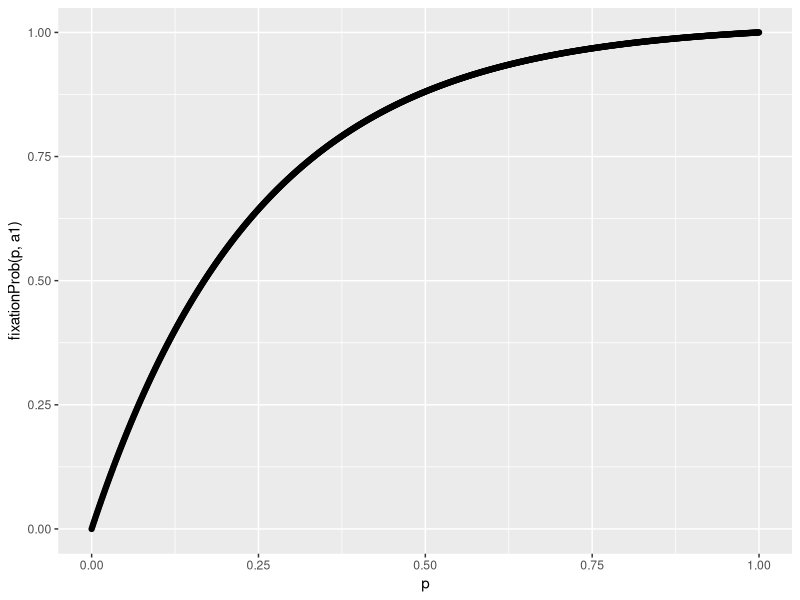
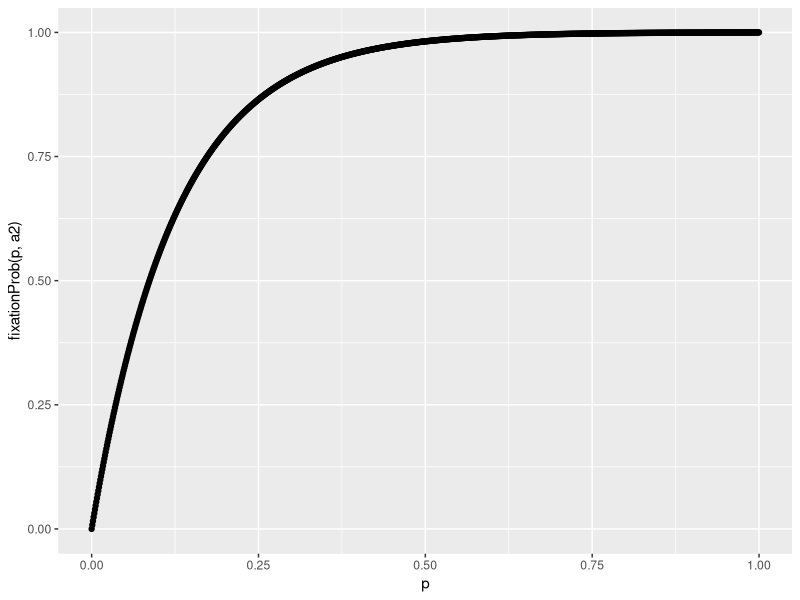
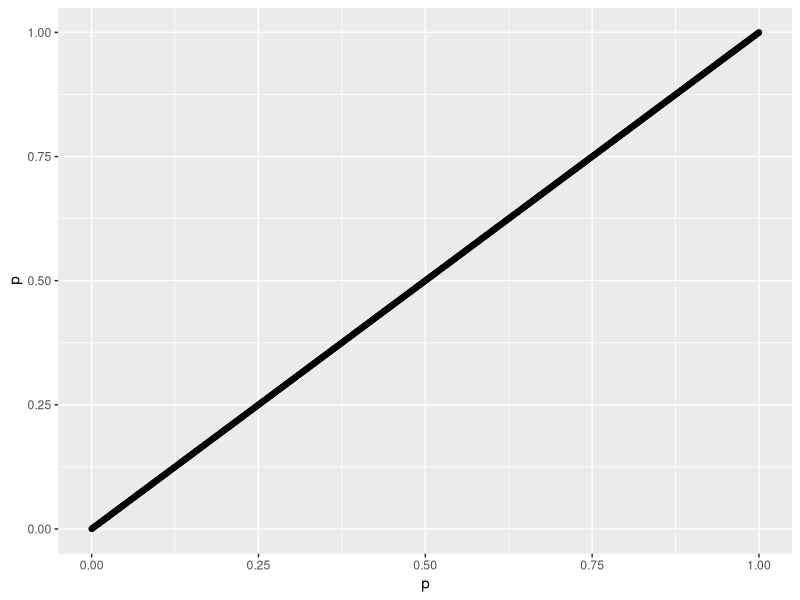
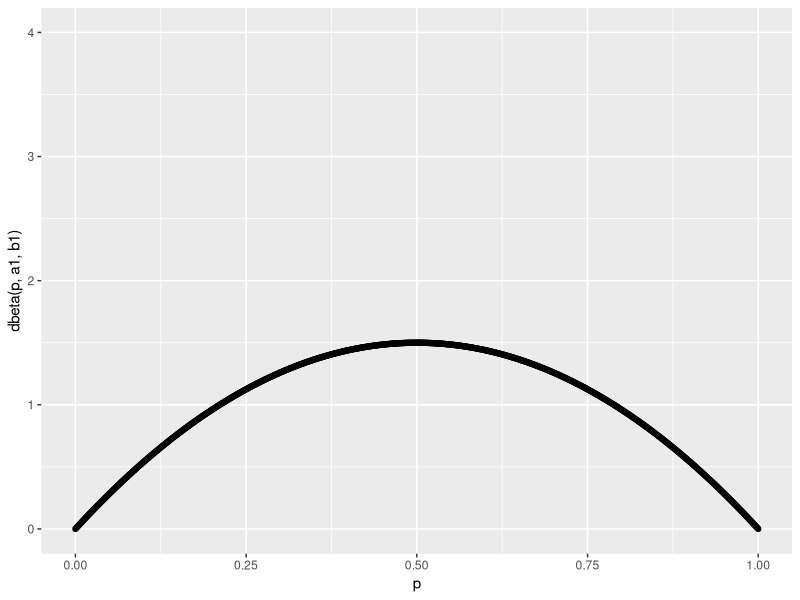
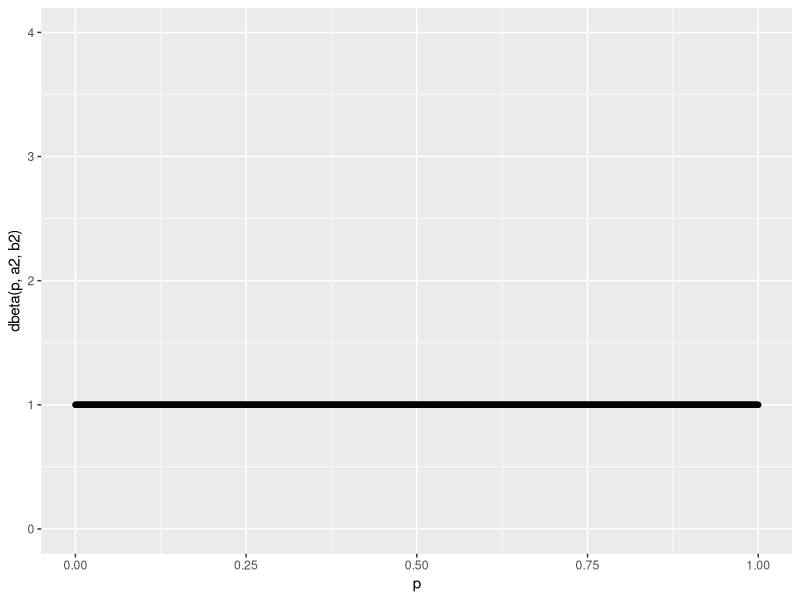
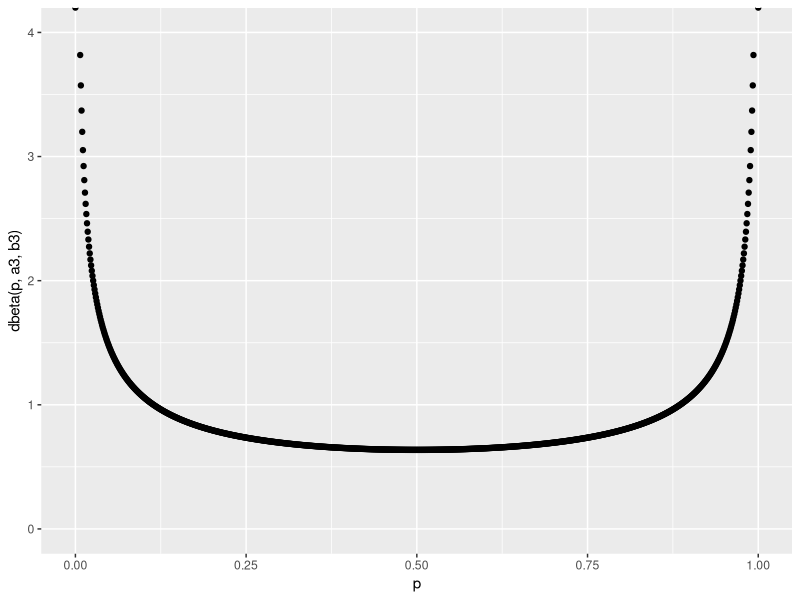
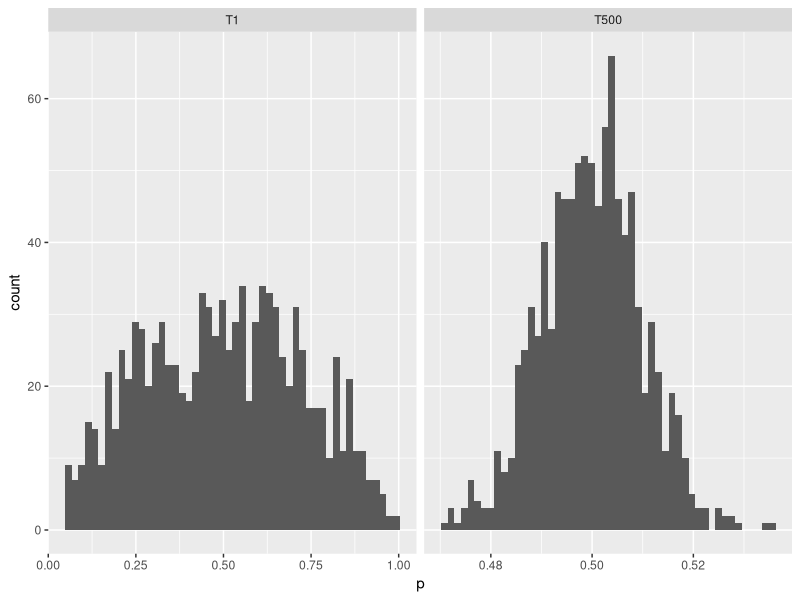
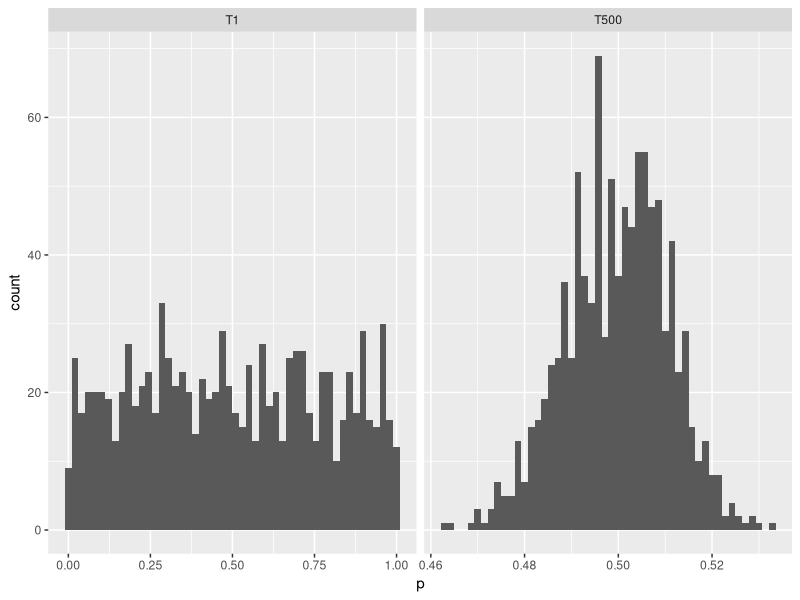

Write R code to recreate these figures, in order.
## ---- chunk 1
library(ggplot2)
library(dplyr)
library(tidyr)

set.seed(10)
## ---- chunk 2
getNextGenSelection <- function(p, popsize, s) {
  psi <- (1+s)*p/(s*p+1) # adjust p by selection coefficent
  return(rbinom(length(p), popsize, psi)/popsize)
}

makeWFSelection <- function(p, s, ngenerations, popsize, reps) {
  pop <- matrix(0, nrow=reps, ncol=ngenerations)
  pop[,1] <- rep(p, reps)

  for (i in 2:ngenerations) {
    pop[,i] <- getNextGenSelection(pop[,i-1], popsize, s)
  }
  return(pop)
}
## ---- chunk 3
N <- 2000
reps <- 1000
ngenerations <- 20000
s1 <- .0005
s2 <- .001
p <- .2
## ---- chunk 4
# simulate populations
wfpop1 <- makeWFSelection(p, s1, ngenerations, 2*N, reps)
wfpop2 <- makeWFSelection(p, s2, ngenerations, 2*N, reps)
## ---- chunk 5
mean(wfpop1[,ngenerations] == 1)
mean(wfpop2[,ngenerations] == 1)
## ---- chunk 6
fixationProb <- function(x, a) {
  return( (1-exp(-2*a*x))/(1-exp(-2*a)) )
}
## ---- chunk 7
N <- 2000
s1 <- .0005
s2 <- .001

a1 <- 2*N*s1
a2 <- 2*N*s2
p <- seq(0,1,.001)
## ---- chunk 8
qplot(p, fixationProb(p, a1))
qplot(p, fixationProb(p, a2))
qplot(p, p)
## ---- chunk 9
fixationProb(.2, a1)
fixationProb(.2, a2)
## ---- chunk 10
N <- 2500
u1 <- .0002
v1 <- .0002
u2 <- .0001
v2 <- .0001
u3 <- .00005
v3 <- .00005

p <- seq(0,1,.001)
## ---- chunk 11
a1 <- 4*N*u1
b1 <- 4*N*v1
qplot(p, dbeta(p, a1, b1), ylim=c(0,4))

a2 <- 4*N*u2
b2 <- 4*N*v2
qplot(p, dbeta(p, a2, b2), ylim=c(0,4))

a3 <- 4*N*u3
b3 <- 4*N*v3
qplot(p, dbeta(p, a3, b3), ylim=c(0,4))
## ---- chunk 12
getNextGenMutation <- function(p, popsize, u, v) {
  psi <- p - p*popsize*u + (1-p)*popsize*v # adjust p by mutation rate
  return(rbinom(length(p), popsize, psi)/popsize)
}

makeWFMutation <- function(p, u, v, ngenerations, popsize, reps) {
  pop <- matrix(0, nrow=reps, ncol=ngenerations)
  a <- 4*popsize*u
  b <- 4*popsize*v
  pop[,1] <- rbeta(reps, a, b)

  for (i in 2:ngenerations) {
    pop[,i] <- getNextGenMutation(pop[,i-1], popsize, u, v)
  }
  return(pop)
}
## ---- chunk 13
ngenerations <- 500
reps <- 1000

wf_m1 <- makeWFMutation(p, u1, v1, ngenerations, N, reps)
wf_m2 <- makeWFMutation(p, u2, v2, ngenerations, N, reps)
wf_m3 <- makeWFMutation(p, u3, v3, ngenerations, N, reps)
## ---- chunk 14
header <- paste('T', seq(1,ngenerations), sep='')

colnames(wf_m1) <- header
wf_m1 <- tbl_df(wf_m1)

colnames(wf_m2) <- header
wf_m2 <- tbl_df(wf_m2)

colnames(wf_m3) <- header
wf_m3 <- tbl_df(wf_m3)
## ---- chunk 15
wf_m1 %>% select(T1, T500) %>%
  gather(Generation, p) %>%
  ggplot() + aes(x=p) + facet_grid(.~Generation, scales='free') + geom_histogram(bins=50)

wf_m2 %>% select(T1, T500) %>%
  gather(Generation, p) %>%
  ggplot() + aes(x=p) + facet_grid(.~Generation, scales='free') + geom_histogram(bins=50)

wf_m3 %>% select(T1, T500) %>%
  gather(Generation, p) %>%
  ggplot() + aes(x=p) + facet_grid(.~Generation, scales='free') + geom_histogram(bins=50)
